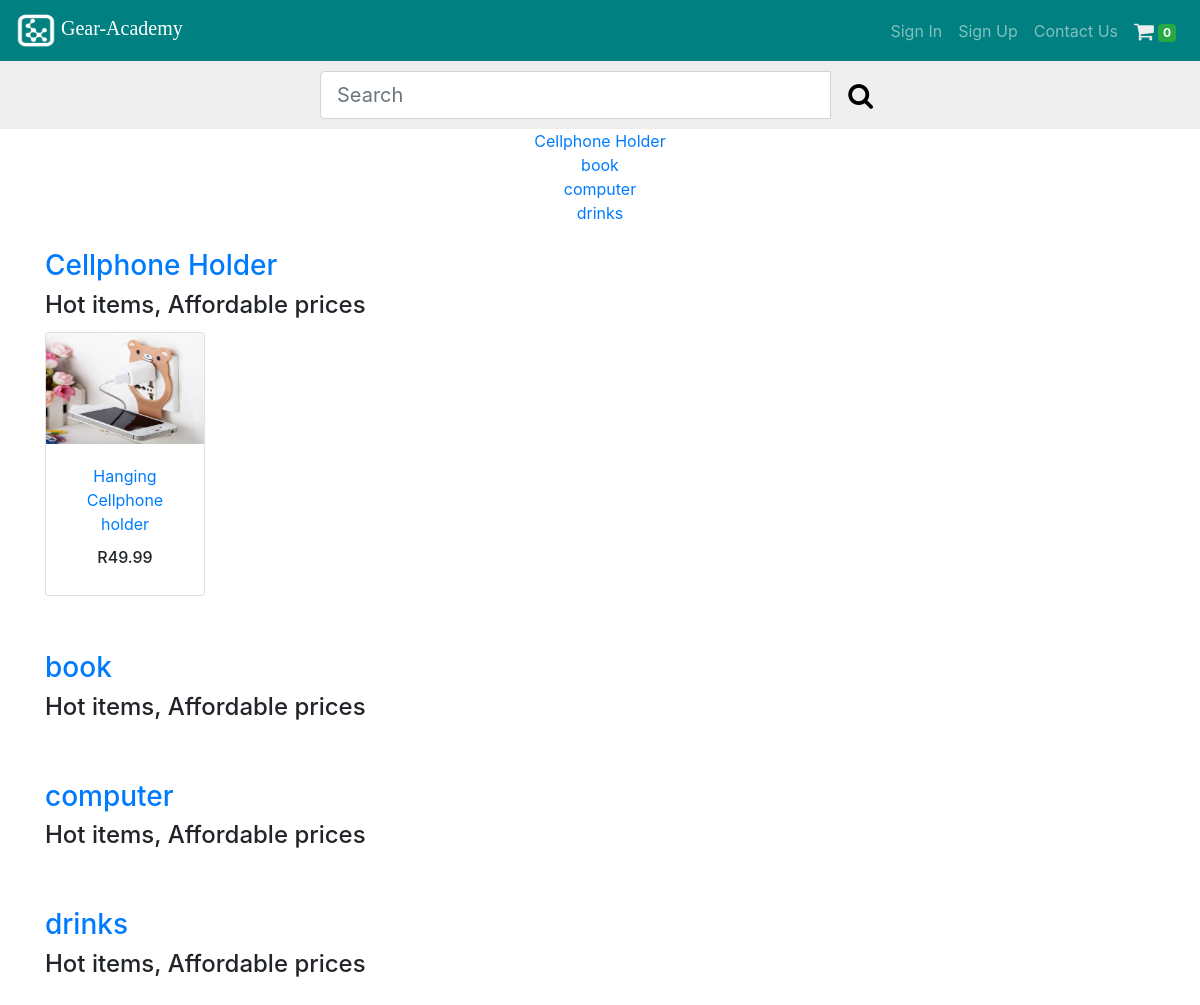
/cellphone-holder/, run on an earlier commit of the app's database.
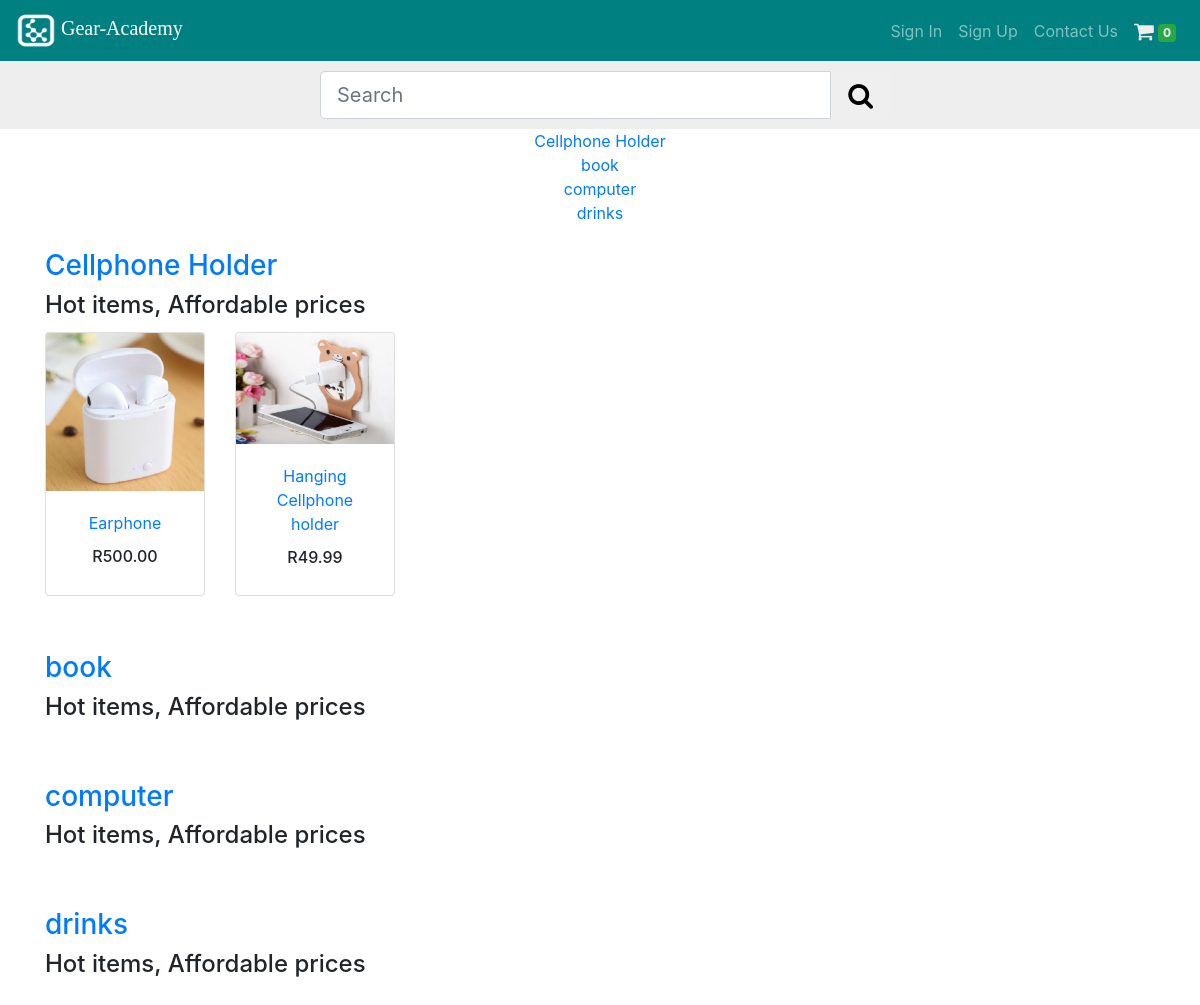
And on a later commit of the database.
### shop/models.py (models this page shows, shortened)
class Category(models.Model):
    name = models.CharField(max_length=150, db_index=True)
    slogan = models.CharField(max_length=150, default='Hot items, Affordable prices')
    slug = models.SlugField(max_length=150, unique=True ,db_index=True)
    created_at = models.DateTimeField(auto_now_add=True)
    updated_at = models.DateTimeField(auto_now=True)
    image = models.ImageField(upload_to='products/%Y/%m/%d', blank=True)
    class Meta:
        ordering = ('name', )
        verbose_name = 'category'
        verbose_name_plural = 'categories'
    def get_absolute_url(self):
        return reverse('shop:product_list_by_category', args=[self.slug])

class ProductImage(models.Model):
    product = models.ForeignKey(Product, on_delete=models.CASCADE, related_name='images')
    image = models.ImageField(upload_to='products/%Y/%m/%d', blank=True)

class Product(models.Model):
    category = models.ForeignKey(Category, related_name='products', on_delete=models.CASCADE)
    name = models.CharField(max_length=100, db_index=True)
    slug = models.SlugField(max_length=100, db_index=True)
    description = models.TextField(blank=True)
    price = models.DecimalField(max_digits=10, decimal_places=2)
    available = models.BooleanField(default=True)
    stock = models.PositiveIntegerField()
    created_at = models.DateTimeField(auto_now_add=True)
    updated_at = models.DateTimeField(auto_now=True)
    warranty = models.CharField(max_length=100, default='Limited (12 months)')
    shipping = models.TextField(default='Free delivery available in South Africa only')
    barcode = models.CharField(max_length=100, default='No barcode yet')
    class Meta:
        ordering = ('name', )
        index_together = (('id', 'slug'),)
    def get_absolute_url(self):
        return reverse('shop:product_detail', args=[self.id, self.slug])

### shop/views.py (the view)
# urls.py: url(r'^(?P<category_slug>[-\w]+)/$', views.product_list_by_category, name='product_list_by_category'),
def product_list_by_category(request, category_slug=None):
    categories = Category.objects.all()
    productsImage = ProductImage.objects.all()
    if category_slug:
        category = get_object_or_404(Category, slug=category_slug)
        products = Product.objects.filter(category=category)
    context = {
        'category': category,
        'categories': categories,
        'products': products,
        'productsImages': productsImage,
    }
    return render(request, 'shop/product/product_list.html', context)

### cart/cart.py (called while the page is built)
    def __len__(self):
        return sum(item['quantity'] for item in self.cart.values())

### cart/context_processors.py (called while the page is built)
def cart(request):
    return {'cart': Cart(request)}

### shop/templates/shop/product/product_list.html (shortened to what this page needs)
{% extends 'shop/base.html' %}
{% load static %}
{% load staticfiles %}
{% block content %}
<div class="container">
  <div class="row justify-content-around">
    <div class="col-sm-12 col-md-9 col-lg-9 text-center">
      {% for c in categories %}
        <nav class="">
          <a class="breadcrumb-item" href="{{ c.get_absolute_url }}">{{ c.name }}</a>
        </nav>
      {% endfor %}
    </div>
  </div>
      <br>
      {% for c in categories %}
      <div class="row justify-content-start">
        <div class="col-sm-12 col-md-12 col-lg-12">
          <h3>
            <a href="{{ c.get_absolute_url }}">{{ c.name }}</a>
          </h3>
          <h4>{{ c.slogan }}</h4>
        </div>
      </div>
      <div class="row justify-content-start productSection">
        {% for product in products %}
          {% if c.id == product.category.id %}
          <div class="col-6 col-sm-6 col-md-5 col-lg-2 card-product_list">
            <a href="{{ product.get_absolute_url }}">
              <div class="card h-100 productImage">
                {% for productsImage in productsImages %}
                  {% if productsImage.product.id  == product.id %}
                    <img id="{{ productsImage.id }}"
                    class="card-img-top img-fluid"
                    src="{% if productsImage.image %} {{ productsImage.image.url }} {% else %} {% static 'http://placehold.it/700x400' %} {% endif %}"
                    alt="">
                  {% endif %}
                {% endfor %}
                <div class="card-body text-center">
                  <p class="card-title">
                    <a href="{{ product.get_absolute_url }}">{{ product.name }}</a>
                  </p>
                  <h6>R{{ product.price }}</h6>
                </div>
              </div>
            </a>
          </div>
          {% endif %}
        {% endfor %}
      </div>
      {% endfor %}
    </div>
{% endblock %}

What changed in the data, as far as the page shows it:
added Product: name "Earphone", price "500.00", shown under Category "Cellphone Holder"
added ProductImage: image (picture), shown under "Earphone"
